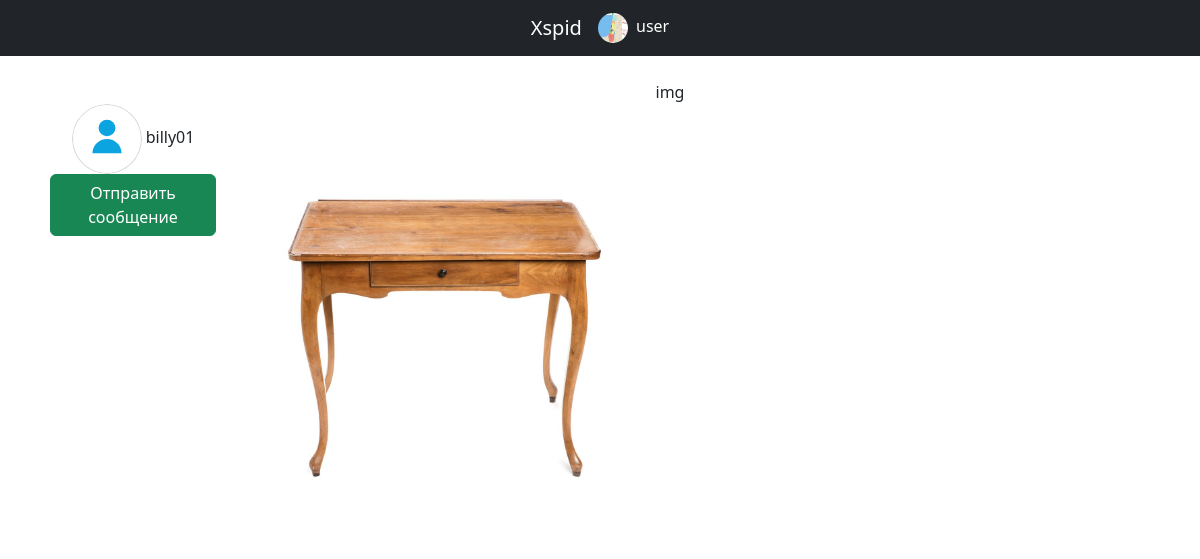
The page /8/ (signed in) on the database its author committed.
### user_profile/models.py (models this page shows, shortened)
class User(AbstractUser):
    name = models.CharField(max_length=100, unique=True)
    date_joined = models.DateTimeField( auto_now_add=True)
    is_active = models.BooleanField(default=True, db_index=True, verbose_name='Прошел активацию?')
    avatar = models.ImageField(upload_to='avatars/', null=True, blank=True)
    class Meta:
        verbose_name = "user"
        verbose_name_plural = "users"
    def __str__(self):
        return str(self.username)

### main/models.py (models this page shows, shortened)
class Ads(models.Model):
    rubric = models.ForeignKey(SubRubric, on_delete=models.PROTECT,
                                          verbose_name='Рубрика')
    title = models.CharField(max_length=40, verbose_name='Товар')
    content = models.TextField(verbose_name='Описание')
    price = models.FloatField(default=0, verbose_name='Цена')
    contacts = models.TextField(verbose_name='Контакты')
    image = models.ImageField(blank=True, upload_to= 'media/',
                              verbose_name='Изображение')
    author = models.ForeignKey(User, on_delete=models.CASCADE,
                               verbose_name='Автор объявления')
    is_active = models.BooleanField(default=True, db_index=True,
                                    verbose_name='Выводить в списке?')
    created_at = models.DateTimeField(auto_now_add=True, db_index=True,
                                      verbose_name='Опубликовано')
    class Meta:
        verbose_name_plural = 'Объявления'
        verbose_name = 'Объявление'
        ordering = ['-created_at']

### main/views.py (the view)
# urls.py: path('<int:id>/', plug ,name='plug'),
def plug(request, id):
    plug = get_object_or_404(Ads, id = id )
    is_user = request.user
    context = {'plug_one': plug, 'is_user': is_user }
    return render(request, 'plug/plug.html', context)

### main/templates/plug/plug.html (shortened to what this page needs)
{% extends "index.html" %}
{% load static %}
{% block content %}
<div class="container text-center">
    <div class="row">
      <div class="col-2">
        {% if  is_user != plug_one.author %}
        {% if plug_one.author.avatar %}
        <img src='{{ plug_one.author.avatar.url }}' width="70" height="70" style="border-radius: 50%" data-bs-toggle="dropdown" aria-expanded="false">
        {% else %}
            <img src="{% static 'img/user-profile-svgrepo-com.svg' %}"  width="70" height="70" style="border-radius: 50%" data-bs-toggle="dropdown" aria-expanded="false">
            {% endif %}
            {{ plug_one.author }}<br>
      <button type="button" class="btn btn-success" data-bs-toggle="modal" data-bs-target="#exampleModal" data-bs-whatever="@mdo">Отправить сообщение</button>
{% else %}
<ul class="list-group list-group-flush">
    <li class="list-group-item">Редактировать</li>
    <li class="list-group-item">Удалить</li>
  </ul>
{% endif %}
</div>
      <div class="col-9">
        <div class="row row-cols-1 row-cols-md-2 g-4">
            {% if plug_one.image %}
            <img src='{{ plug_one.image.url }}'>img</img>
            {% else %}
            <img class="img-fluid rounded-start" src="{% static 'img/no_img.jpg' %}"  width="100" height="100"  alt="" ></a>
            {% endif %}
        </div>
      </div>
    </div>
    </div>
{% endblock %}

### main/templates/index.html (shortened to what this page needs)
{% load static %}
<!doctype html>
<html lang="en">
  <head>
    <link href="https://cdn.jsdelivr.net/npm/bootstrap@5.2.0/dist/css/bootstrap.min.css" rel="stylesheet">
  </head>
  <body>
    <nav class="navbar navbar-dark bg-dark">
        <div class="container-fluid justify-content-center">
          <a class="navbar-brand" href="{% url 'user_profile:main' %}">Xspid</a>
          {% if user.is_authenticated %}
            <div class="btn-group" role="group">
                {% if user.avatar %}
                <div><img src='{{ user.avatar.url }}' width="30" height="30" style="border-radius: 50%" data-bs-toggle="dropdown" aria-expanded="false">
                    {% else %}
                    <img src="{% static 'img/user-profile-svgrepo-com.svg' %}"  width="30" height="30" style="border-radius: 50%" data-bs-toggle="dropdown" aria-expanded="false">
                    {% endif %}
                    <span class="text-white bg-dark mt-1 ms-1"> {{user.username}}</span>
                </div>
            {% else %}
            <a  href="{% url 'user_profile:register' %}">Регистрация</a>/
            <a  href="{% url 'user_profile:login' %}">Вход</a>
            {% endif %}
        </div>
      </nav>
      <div class = 'mt-5 ms-3'>
    {% block content %}
    {% endblock %}
      </div>
</body>
</html>

### rows shown on the page
User: avatar (picture), username "user"
Ads: author "billy01", image (picture)
